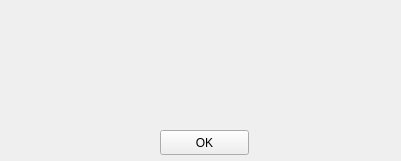
<?xml version="1.0" encoding="UTF-8"?>
<ui version="4.0">
 <class>formAlert</class>
 <widget class="QWidget" name="formAlert">
  <property name="geometry">
   <rect>
    <x>0</x>
    <y>0</y>
    <width>401</width>
    <height>161</height>
   </rect>
  </property>
  <property name="windowTitle">
   <string>Внимание!</string>
  </property>
  <widget class="QPushButton" name="buttonOk">
   <property name="geometry">
    <rect>
     <x>160</x>
     <y>130</y>
     <width>89</width>
     <height>25</height>
    </rect>
   </property>
   <property name="text">
    <string>OK</string>
   </property>
  </widget>
  <widget class="QLabel" name="labelMessage">
   <property name="geometry">
    <rect>
     <x>10</x>
     <y>10</y>
     <width>381</width>
     <height>111</height>
    </rect>
   </property>
   <property name="text">
    <string/>
   </property>
   <property name="alignment">
    <set>Qt::AlignLeading|Qt::AlignLeft|Qt::AlignTop</set>
   </property>
   <property name="wordWrap">
    <bool>true</bool>
   </property>
  </widget>
 </widget>
 <resources/>
 <connections>
  <connection>
   <sender>buttonOk</sender>
   <signal>clicked()</signal>
   <receiver>formAlert</receiver>
   <slot>buttonOk_clicked()</slot>
   <hints>
    <hint type="sourcelabel">
     <x>204</x>
     <y>142</y>
    </hint>
    <hint type="destinationlabel">
     <x>200</x>
     <y>80</y>
    </hint>
   </hints>
  </connection>
 </connections>
 <slots>
  <slot>buttonOk_clicked()</slot>
 </slots>
</ui>
